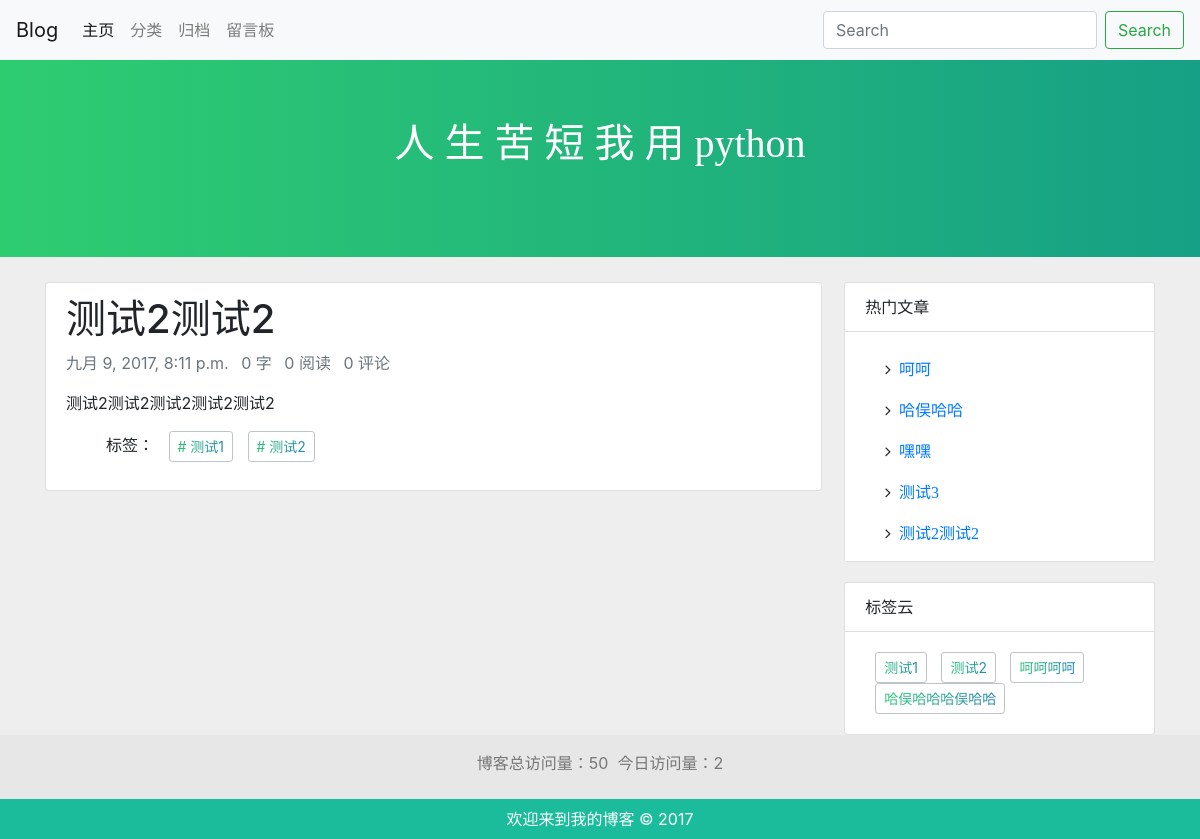
The app's page /post/2/ with its own data.
### blog/models.py (models this page shows, shortened)
class Post(models.Model):
	title = models.CharField(max_length=80,verbose_name='文章标题')
	body = models.TextField(verbose_name='文章正文')
	created_time = models.DateTimeField(verbose_name='创建时间')
	modified_time = models.DateTimeField(verbose_name='修改时间')
	excerpt = models.CharField(max_length=100,blank=True,verbose_name='文章摘要')
	category = models.ForeignKey(Category,verbose_name='分类')
	tags = models.ManyToManyField(Tag,blank=True,verbose_name='标签')
	author = models.ForeignKey(User,verbose_name='作者')
	views = models.PositiveIntegerField(default=0)
	def get_absolute_url(self):
		return reverse('blog:detail',kwargs={'pk':self.pk})
	def increase_views(self):
		self.views +=1
		self.save(update_fields=['views'])
	def save(self,*args,**kwargs):
		if not self.excerpt:
			md = markdown.Markdown(extensions=[
				'markdown.extensions.extra',
				'markdown.extensions.codehilite',
			])
			self.excerpt = strip_tags(md.convert(self.body))[:54]
		super(Post, self).save( *args, **kwargs )
	class Meta:
		ordering = ['-created_time']

class Tag(models.Model):
	name = models.CharField(max_length=100,verbose_name='标签')

### blog/views.py (the view)
# urls.py: url(r'^post/(?P<pk>[0-9]+)/$',views.detail,name='detail'),
def detail(request,pk):
   post = get_object_or_404(Post,pk=pk)
   post.increase_views()
   post.body = markdown.markdown(post.body,extensions=[
      'markdown.extensions.extra',
      'markdown.extensions.codehilite',
      'markdown.extensions.toc',
                     ])
   return render(request,'blog/detail.html',context={'post':post})

### blog/templatetags/blog_tags.py (called while the page is built)
@register.simple_tag
def get_recent_posts(num=5):
    return Post.objects.all().order_by('-created_time')[:num]

@register.simple_tag
def get_tags():
    return Tag.objects.annotate(num_posts=Count('post')).filter(num_posts__gt=0)

### templates/blog/detail.html (shortened to what this page needs)
{% extends 'blog/base.html' %}
{% block main %}
                <article class="flex-left list-group-item post-item px-7">
                    <h1 class="top-gap-0">{{ post.title }}</h1>
                    <ul class="list-inline dot-divider post-meta">
                        <li class="list-inline-item text-small text-muted">
                            {{ post.created_time }}
                        </li>
                        <li class="list-inline-item text-small text-muted">0 字
                        </li>
                        <li class="list-inline-item text-small text-muted">
                            0 阅读
                        </li>
                        <li class="list-inline-item text-small text-muted">
                            0 评论
                        </li>
                    </ul>
                    <div class="top-gap-big post-body">
                        {{ post.body|safe }}
                         <div class="widget-tag-cloud">
                            <ul>
                                标签：
                                {% for tag in post.tags.all %}
                                    <li class="btn btn-sm tags-a"><a href="{% url 'blog:tag' tag.pk %}"># {{ tag.name }}</a></li>
                                {% endfor  %}
                            </ul>
                        </div>
                    </div>
                </article>
{% endblock main %}

### templates/blog/base.html (shortened to what this page needs)
{% load staticfiles %}
{% load blog_tags %}
<!DOCTYPE html>
<html lang="en">
<head>
</head>
<link rel="stylesheet" href="https://cdn.bootcss.com/bootstrap/4.0.0-beta/css/bootstrap.min.css">
<link rel="stylesheet" href="{% static 'blog/css/font-awesome.min.css' %}">
<link rel="stylesheet" href="{% static 'blog//css/base.css' %}">
<body>
<div class="container-fluid">
    <nav class="navbar navbar-expand-lg navbar-light bg-light nav-bar" style="background-color: white">
        <a class="navbar-brand" href="#" id="blog">Blog</a>
        <div class="collapse navbar-collapse" id="navbarTogglerDemo02">
            <ul class="navbar-nav mr-auto mt-2 mt-lg-0">
                <li class="nav-item active">
                    <a class="nav-link" href="#">主页 <span class="sr-only">(current)</span></a>
                </li>
                <li class="nav-item">
                    <a class="nav-link" href="#" onclick="message()">分类</a>
                </li>
                <li class="nav-item">
                    <a class="nav-link" href="#" onclick="message()">归档</a>
                </li>
                <li class="nav-item">
                    <a class="nav-link" href="#" onclick="message()">留言板</a>
                </li>
            </ul>
            <form class="form-inline my-2 my-lg-0">
                <input class="form-control mr-sm-2" type="search" placeholder="Search">
                <button class="btn btn-outline-success my-2 my-sm-0" type="submit" onclick="message()">Search</button>
            </form>
        </div>
    </nav>
</div>
    <div class="header-banner banner">
            <h1 class="title">人 生 苦 短 我 用 python </h1>
    </div>
<div class="container">
    <div class="flex-left flex-wrap units-gap-big">
        <main class="unit-3-4 unit-1-on-mobile top-gap">
               {% block main %}
                {% endblock %}
        </main>
    </div>
    <div class="right-div">
        <div class="card">
            <div class="card-header card-color">
                热门文章
            </div>
            {% get_recent_posts as recent_post_list %}
            <div class="bg-white card-block">
            <br>
                 {% for post in recent_post_list %}
                <blockquote class="card-blockquote">
                   <ol>
                       <li class="icon-angle-right">&nbsp;&nbsp;<a href="{{ post.get_absolute_url }}">{{ post.title }}</a></li>
                   </ol>
                    {% empty %}
                        暂无文章！
                 {% endfor %}
                </blockquote>
            </div>
        </div>
        <div class="card" style="margin-top: 20px">
            <div class="card-header card-color">
                标签云
            </div>
                <div class="card-body">
                    {% get_tags as tags %}
                    {% for tag in tags %}
                    <a href="{% url 'blog:tag' tag.pk %}" class="btn btn-sm tags-a">{{ tag.name }}</a>
                     {% empty %}
                        暂无标签！
                   {% endfor %}
                </div>
        </div>
    </div>
</div>
<div id="footer" class="page-bottom">
    <p class="text-center"><span>博客总访问量：</span><span>50</span>&nbsp;&nbsp;<span>今日访问量：</span><span>2</span></p>
    <div class="copyright" style="background-color: #1ABC9C">
        <span class="text-center">欢迎来到我的博客 © 2017</span>
    </div>
</div>
</body>
</html>

### blog/static/blog/css/base.css (style rules this page uses)
.header-banner { min-height: 300px; text-align: center; min-height: 257px; position: relative; background-color: turquoise; }
.nav-bar { height: 60px; position: fixed; left: 0; right: 0; z-index: 1; border-bottom: 1px solid #f8f9fa; }
.banner { height: 200px; background: -webkit-linear-gradient(left, #2ECC71 , #16A085); background: -o-linear-gradient(right, #2ECC71 , #16A085); background: -moz-linear-gradient(right, #2ECC71 , #16A085); background: linear-gradient(to right, #2ECC71 , #16A085); padding-top: 120px; }
.card-color { background-color: #fff !important; }
body { background-color: #eee; }
.top-gap { margin-top: 15px!important; float: left; width: 70%; }
.right-div { margin-top: 15px; float: right; width: 28%; }
.page-bottom { width: 100%; clear: both; background: #e7e7e7; margin-top: 2.5em; padding: 1em 0 0; color: #777; }
.copyright { text-align: center; padding: 0.5em 0; margin-top: 1.5em; color: white; }
.tags-a { background-color: white; margin-left: 10px; border-color: #BDC3C7; background: -webkit-linear-gradient(left, #2ECC71 , #2980B9); -webkit-background-clip: text; -webkit-text-fill-color: transparent; }
.title { color: white; font-family: 微软雅黑; }
.units-gap-big { margin-top: 10px;background-color: #fff; }

### records on screen
Post: title "测试2测试2", created_time "九月 9, 2017, 8:11 p.m.", body "测试2测试2测试2测试2测试2"
Tag: name "测试1"
Tag: name "测试2"
Post: title "呵呵"
Post: title "哈俣哈哈"
Post: title "嘿嘿"
Post: title "测试3"
Tag: name "呵呵呵呵"
Tag: name "哈俣哈哈哈俣哈哈"
